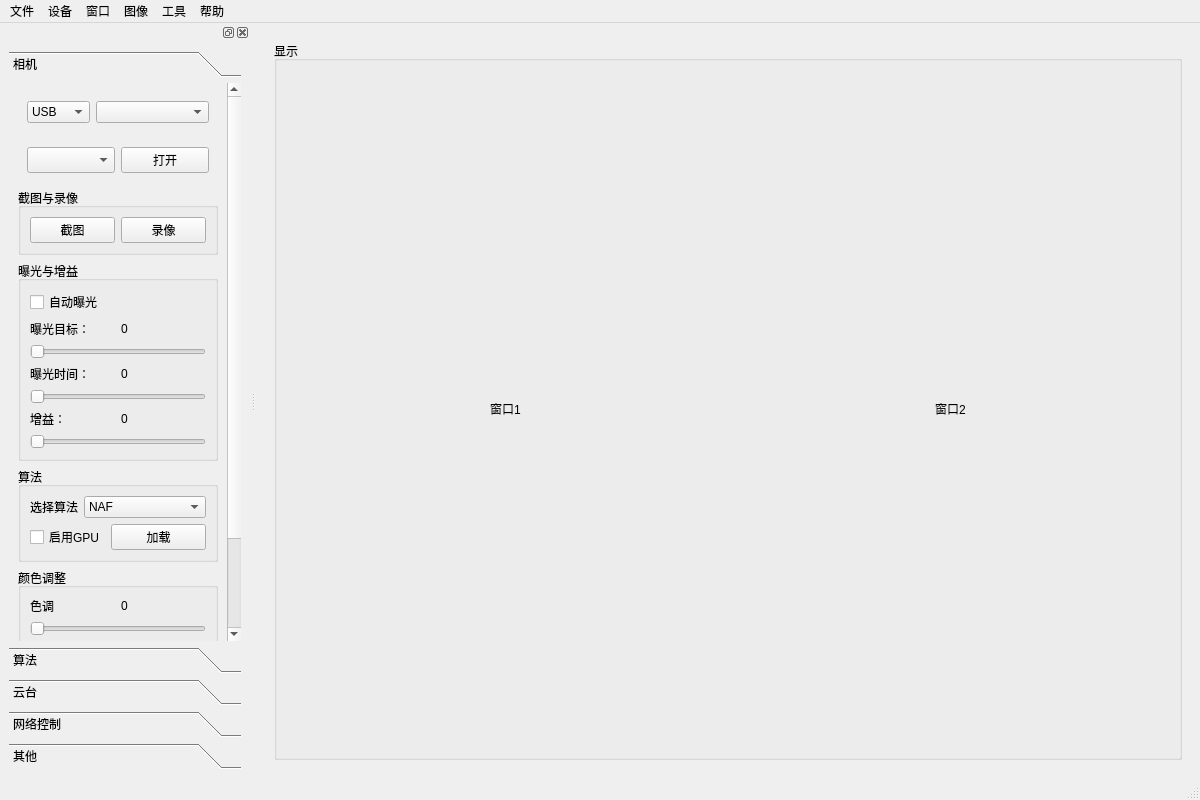
<?xml version="1.0" encoding="UTF-8"?>
<ui version="4.0">
 <class>MainWindow</class>
 <widget class="QMainWindow" name="MainWindow">
  <property name="geometry">
   <rect>
    <x>0</x>
    <y>0</y>
    <width>1200</width>
    <height>800</height>
   </rect>
  </property>
  <property name="minimumSize">
   <size>
    <width>576</width>
    <height>324</height>
   </size>
  </property>
  <property name="windowTitle">
   <string>ToupView_Camera</string>
  </property>
  <widget class="QWidget" name="centralwidget">
   <layout class="QHBoxLayout" name="horizontalLayout_2">
    <item>
     <widget class="QWidget" name="widget_1" native="true">
      <property name="sizePolicy">
       <sizepolicy hsizetype="Preferred" vsizetype="Preferred">
        <horstretch>0</horstretch>
        <verstretch>0</verstretch>
       </sizepolicy>
      </property>
      <layout class="QVBoxLayout" name="verticalLayout_2">
       <item>
        <widget class="QGroupBox" name="groupBox_7">
         <property name="sizePolicy">
          <sizepolicy hsizetype="Preferred" vsizetype="MinimumExpanding">
           <horstretch>0</horstretch>
           <verstretch>0</verstretch>
          </sizepolicy>
         </property>
         <property name="title">
          <string>显示</string>
         </property>
         <layout class="QHBoxLayout" name="horizontalLayout">
          <item>
           <widget class="QLabel" name="m_lbl_display1">
            <property name="text">
             <string>窗口1</string>
            </property>
            <property name="alignment">
             <set>Qt::AlignCenter</set>
            </property>
           </widget>
          </item>
          <item>
           <widget class="QLabel" name="m_lbl_display2">
            <property name="sizePolicy">
             <sizepolicy hsizetype="Preferred" vsizetype="MinimumExpanding">
              <horstretch>0</horstretch>
              <verstretch>0</verstretch>
             </sizepolicy>
            </property>
            <property name="text">
             <string>窗口2</string>
            </property>
            <property name="alignment">
             <set>Qt::AlignCenter</set>
            </property>
           </widget>
          </item>
         </layout>
        </widget>
       </item>
      </layout>
     </widget>
    </item>
   </layout>
  </widget>
  <widget class="QMenuBar" name="menubar">
   <property name="geometry">
    <rect>
     <x>0</x>
     <y>0</y>
     <width>1200</width>
     <height>17</height>
    </rect>
   </property>
   <widget class="QMenu" name="menu">
    <property name="title">
     <string>文件</string>
    </property>
    <addaction name="action_open_image"/>
    <addaction name="separator"/>
    <addaction name="action_save"/>
    <addaction name="separator"/>
    <addaction name="action_exit"/>
   </widget>
   <widget class="QMenu" name="menu_2">
    <property name="title">
     <string>帮助</string>
    </property>
    <addaction name="action_about"/>
   </widget>
   <widget class="QMenu" name="menu_3">
    <property name="title">
     <string>设备</string>
    </property>
   </widget>
   <widget class="QMenu" name="menu_4">
    <property name="title">
     <string>图像</string>
    </property>
    <addaction name="actionsnap"/>
   </widget>
   <widget class="QMenu" name="menu_5">
    <property name="title">
     <string>窗口</string>
    </property>
    <addaction name="action_camera"/>
    <addaction name="action_maxscreen"/>
    <addaction name="action_fullscreen"/>
    <addaction name="action_normal"/>
   </widget>
   <widget class="QMenu" name="menu_6">
    <property name="title">
     <string>工具</string>
    </property>
   </widget>
   <addaction name="menu"/>
   <addaction name="menu_3"/>
   <addaction name="menu_5"/>
   <addaction name="menu_4"/>
   <addaction name="menu_6"/>
   <addaction name="menu_2"/>
  </widget>
  <widget class="QStatusBar" name="statusbar"/>
  <widget class="QDockWidget" name="dockWidget_2">
   <property name="sizePolicy">
    <sizepolicy hsizetype="Expanding" vsizetype="Expanding">
     <horstretch>0</horstretch>
     <verstretch>0</verstretch>
    </sizepolicy>
   </property>
   <property name="minimumSize">
    <size>
     <width>250</width>
     <height>216</height>
    </size>
   </property>
   <property name="contextMenuPolicy">
    <enum>Qt::ActionsContextMenu</enum>
   </property>
   <attribute name="dockWidgetArea">
    <number>1</number>
   </attribute>
   <widget class="QWidget" name="dockWidgetContents_2">
    <layout class="QGridLayout" name="gridLayout_6">
     <item row="0" column="1">
      <widget class="QToolBox" name="toolBox">
       <property name="sizePolicy">
        <sizepolicy hsizetype="Expanding" vsizetype="Preferred">
         <horstretch>0</horstretch>
         <verstretch>0</verstretch>
        </sizepolicy>
       </property>
       <property name="currentIndex">
        <number>0</number>
       </property>
       <widget class="QWidget" name="page_7">
        <property name="geometry">
         <rect>
          <x>0</x>
          <y>0</y>
          <width>222</width>
          <height>602</height>
         </rect>
        </property>
        <attribute name="label">
         <string>相机</string>
        </attribute>
        <layout class="QVBoxLayout" name="verticalLayout_4">
         <item>
          <widget class="QWidget" name="widget_7" native="true">
           <layout class="QHBoxLayout" name="horizontalLayout_14">
            <item>
             <widget class="QComboBox" name="m_cbx_camera_type">
              <property name="sizePolicy">
               <sizepolicy hsizetype="Expanding" vsizetype="Preferred">
                <horstretch>1</horstretch>
                <verstretch>0</verstretch>
               </sizepolicy>
              </property>
              <item>
               <property name="text">
                <string>USB</string>
               </property>
              </item>
              <item>
               <property name="text">
                <string>TOUP</string>
               </property>
              </item>
             </widget>
            </item>
            <item>
             <widget class="QComboBox" name="m_cbx_camera_list">
              <property name="sizePolicy">
               <sizepolicy hsizetype="Expanding" vsizetype="Preferred">
                <horstretch>3</horstretch>
                <verstretch>0</verstretch>
               </sizepolicy>
              </property>
             </widget>
            </item>
           </layout>
          </widget>
         </item>
         <item>
          <widget class="QWidget" name="widget_2" native="true">
           <layout class="QHBoxLayout" name="horizontalLayout_13">
            <item>
             <widget class="QComboBox" name="comboBox">
              <property name="sizePolicy">
               <sizepolicy hsizetype="Preferred" vsizetype="Preferred">
                <horstretch>2</horstretch>
                <verstretch>0</verstretch>
               </sizepolicy>
              </property>
             </widget>
            </item>
            <item>
             <widget class="QPushButton" name="m_btn_open_camera">
              <property name="sizePolicy">
               <sizepolicy hsizetype="Preferred" vsizetype="Preferred">
                <horstretch>2</horstretch>
                <verstretch>0</verstretch>
               </sizepolicy>
              </property>
              <property name="text">
               <string>打开</string>
              </property>
              <property name="checkable">
               <bool>true</bool>
              </property>
              <property name="checked">
               <bool>false</bool>
              </property>
             </widget>
            </item>
           </layout>
          </widget>
         </item>
         <item>
          <widget class="QGroupBox" name="groupBox">
           <property name="sizePolicy">
            <sizepolicy hsizetype="Minimum" vsizetype="Fixed">
             <horstretch>0</horstretch>
             <verstretch>0</verstretch>
            </sizepolicy>
           </property>
           <property name="title">
            <string>截图与录像</string>
           </property>
           <layout class="QHBoxLayout" name="horizontalLayout_3">
            <item>
             <widget class="QPushButton" name="pushButton_2">
              <property name="sizePolicy">
               <sizepolicy hsizetype="Minimum" vsizetype="Fixed">
                <horstretch>0</horstretch>
                <verstretch>0</verstretch>
               </sizepolicy>
              </property>
              <property name="text">
               <string>截图</string>
              </property>
             </widget>
            </item>
            <item>
             <widget class="QPushButton" name="pushButton_3">
              <property name="sizePolicy">
               <sizepolicy hsizetype="Preferred" vsizetype="Fixed">
                <horstretch>0</horstretch>
                <verstretch>0</verstretch>
               </sizepolicy>
              </property>
              <property name="text">
               <string>录像</string>
              </property>
              <property name="checkable">
               <bool>true</bool>
              </property>
             </widget>
            </item>
           </layout>
          </widget>
         </item>
         <item>
          <widget class="QGroupBox" name="groupBox_3">
           <property name="sizePolicy">
            <sizepolicy hsizetype="Expanding" vsizetype="Preferred">
             <horstretch>0</horstretch>
             <verstretch>0</verstretch>
            </sizepolicy>
           </property>
           <property name="title">
            <string>曝光与增益</string>
           </property>
           <layout class="QGridLayout" name="gridLayout_3">
            <item row="0" column="0">
             <widget class="QCheckBox" name="checkBox">
              <property name="text">
               <string>自动曝光</string>
              </property>
             </widget>
            </item>
            <item row="8" column="0">
             <widget class="QSlider" name="horizontalSlider_2">
              <property name="orientation">
               <enum>Qt::Horizontal</enum>
              </property>
             </widget>
            </item>
            <item row="5" column="0">
             <widget class="QSlider" name="horizontalSlider">
              <property name="orientation">
               <enum>Qt::Horizontal</enum>
              </property>
             </widget>
            </item>
            <item row="11" column="0">
             <widget class="QSlider" name="horizontalSlider_3">
              <property name="orientation">
               <enum>Qt::Horizontal</enum>
              </property>
             </widget>
            </item>
            <item row="2" column="0">
             <layout class="QHBoxLayout" name="horizontalLayout_4">
              <item>
               <widget class="QLabel" name="label_2">
                <property name="text">
                 <string>曝光目标：</string>
                </property>
               </widget>
              </item>
              <item>
               <widget class="QLabel" name="label_6">
                <property name="text">
                 <string>0</string>
                </property>
               </widget>
              </item>
             </layout>
            </item>
            <item row="6" column="0">
             <layout class="QHBoxLayout" name="horizontalLayout_5">
              <item>
               <widget class="QLabel" name="label_3">
                <property name="text">
                 <string>曝光时间：</string>
                </property>
               </widget>
              </item>
              <item>
               <widget class="QLabel" name="label_5">
                <property name="text">
                 <string>0</string>
                </property>
               </widget>
              </item>
             </layout>
            </item>
            <item row="9" column="0">
             <layout class="QHBoxLayout" name="horizontalLayout_6">
              <item>
               <widget class="QLabel" name="label_4">
                <property name="text">
                 <string>增益：</string>
                </property>
               </widget>
              </item>
              <item>
               <widget class="QLabel" name="label">
                <property name="text">
                 <string>0</string>
                </property>
               </widget>
              </item>
             </layout>
            </item>
           </layout>
          </widget>
         </item>
         <item>
          <widget class="QGroupBox" name="groupBox_6">
           <property name="title">
            <string>算法</string>
           </property>
           <layout class="QVBoxLayout" name="verticalLayout_9">
            <item>
             <layout class="QHBoxLayout" name="horizontalLayout_15">
              <item>
               <widget class="QLabel" name="label_13">
                <property name="sizePolicy">
                 <sizepolicy hsizetype="Preferred" vsizetype="Preferred">
                  <horstretch>1</horstretch>
                  <verstretch>0</verstretch>
                 </sizepolicy>
                </property>
                <property name="text">
                 <string>选择算法</string>
                </property>
               </widget>
              </item>
              <item>
               <widget class="QComboBox" name="comboBox_2">
                <property name="sizePolicy">
                 <sizepolicy hsizetype="Preferred" vsizetype="Fixed">
                  <horstretch>3</horstretch>
                  <verstretch>0</verstretch>
                 </sizepolicy>
                </property>
                <item>
                 <property name="text">
                  <string>NAF</string>
                 </property>
                </item>
                <item>
                 <property name="text">
                  <string>FP</string>
                 </property>
                </item>
                <item>
                 <property name="text">
                  <string>算法3</string>
                 </property>
                </item>
               </widget>
              </item>
             </layout>
            </item>
            <item>
             <layout class="QHBoxLayout" name="horizontalLayout_12" stretch="0,0">
              <item>
               <widget class="QCheckBox" name="checkBox_4">
                <property name="sizePolicy">
                 <sizepolicy hsizetype="Minimum" vsizetype="Fixed">
                  <horstretch>1</horstretch>
                  <verstretch>0</verstretch>
                 </sizepolicy>
                </property>
                <property name="text">
                 <string>启用GPU</string>
                </property>
               </widget>
              </item>
              <item>
               <widget class="QPushButton" name="m_btn_load_algorithm">
                <property name="sizePolicy">
                 <sizepolicy hsizetype="Minimum" vsizetype="Fixed">
                  <horstretch>3</horstretch>
                  <verstretch>0</verstretch>
                 </sizepolicy>
                </property>
                <property name="text">
                 <string>加载</string>
                </property>
                <property name="checkable">
                 <bool>true</bool>
                </property>
               </widget>
              </item>
             </layout>
            </item>
           </layout>
          </widget>
         </item>
         <item>
          <widget class="QGroupBox" name="groupBox_4">
           <property name="title">
            <string>颜色调整</string>
           </property>
           <layout class="QVBoxLayout" name="verticalLayout_8">
            <item>
             <layout class="QHBoxLayout" name="horizontalLayout_8">
              <item>
               <widget class="QLabel" name="label_7">
                <property name="text">
                 <string>色调</string>
                </property>
               </widget>
              </item>
              <item>
               <widget class="QLabel" name="label_8">
                <property name="text">
                 <string>0</string>
                </property>
               </widget>
              </item>
             </layout>
            </item>
            <item>
             <widget class="QSlider" name="horizontalSlider_4">
              <property name="maximum">
               <number>179</number>
              </property>
              <property name="orientation">
               <enum>Qt::Horizontal</enum>
              </property>
             </widget>
            </item>
            <item>
             <layout class="QHBoxLayout" name="horizontalLayout_10">
              <item>
               <widget class="QLabel" name="label_10">
                <property name="text">
                 <string>饱和度</string>
                </property>
               </widget>
              </item>
              <item>
               <widget class="QLabel" name="label_9">
                <property name="text">
                 <string>0</string>
                </property>
               </widget>
              </item>
             </layout>
            </item>
            <item>
             <widget class="QSlider" name="horizontalSlider_5">
              <property name="maximum">
               <number>255</number>
              </property>
              <property name="orientation">
               <enum>Qt::Horizontal</enum>
              </property>
             </widget>
            </item>
            <item>
             <layout class="QHBoxLayout" name="horizontalLayout_11">
              <item>
               <widget class="QLabel" name="label_11">
                <property name="text">
                 <string>对比度</string>
                </property>
               </widget>
              </item>
              <item>
               <widget class="QLabel" name="label_12">
                <property name="text">
                 <string>0</string>
                </property>
               </widget>
              </item>
             </layout>
            </item>
            <item>
             <widget class="QSlider" name="horizontalSlider_6">
              <property name="minimum">
               <number>-1</number>
              </property>
              <property name="maximum">
               <number>1</number>
              </property>
              <property name="singleStep">
               <number>0</number>
              </property>
              <property name="value">
               <number>0</number>
              </property>
              <property name="orientation">
               <enum>Qt::Horizontal</enum>
              </property>
             </widget>
            </item>
           </layout>
          </widget>
         </item>
         <item>
          <widget class="QWidget" name="widget" native="true">
           <property name="sizePolicy">
            <sizepolicy hsizetype="Preferred" vsizetype="Expanding">
             <horstretch>0</horstretch>
             <verstretch>0</verstretch>
            </sizepolicy>
           </property>
          </widget>
         </item>
        </layout>
       </widget>
       <widget class="QWidget" name="page_6">
        <property name="geometry">
         <rect>
          <x>0</x>
          <y>0</y>
          <width>175</width>
          <height>329</height>
         </rect>
        </property>
        <attribute name="label">
         <string>算法</string>
        </attribute>
        <layout class="QVBoxLayout" name="verticalLayout_10">
         <item>
          <widget class="QGroupBox" name="groupBox_2">
           <property name="title">
            <string>白平衡</string>
           </property>
           <layout class="QVBoxLayout" name="verticalLayout_5">
            <item>
             <widget class="QPushButton" name="pushButton_4">
              <property name="text">
               <string>PushButton</string>
              </property>
             </widget>
            </item>
            <item>
             <widget class="QPushButton" name="pushButton">
              <property name="text">
               <string>打开窗口</string>
              </property>
             </widget>
            </item>
            <item>
             <widget class="QPushButton" name="m_btn_open_camera_3">
              <property name="sizePolicy">
               <sizepolicy hsizetype="Preferred" vsizetype="Fixed">
                <horstretch>0</horstretch>
                <verstretch>0</verstretch>
               </sizepolicy>
              </property>
              <property name="text">
               <string>打开图像</string>
              </property>
              <property name="checkable">
               <bool>true</bool>
              </property>
              <property name="checked">
               <bool>false</bool>
              </property>
             </widget>
            </item>
           </layout>
          </widget>
         </item>
         <item>
          <widget class="QGroupBox" name="groupBox_5">
           <property name="sizePolicy">
            <sizepolicy hsizetype="Preferred" vsizetype="Fixed">
             <horstretch>0</horstretch>
             <verstretch>0</verstretch>
            </sizepolicy>
           </property>
           <property name="title">
            <string>翻转</string>
           </property>
           <layout class="QGridLayout" name="gridLayout_4">
            <item row="0" column="1">
             <widget class="QCheckBox" name="checkBox_3">
              <property name="text">
               <string>垂直</string>
              </property>
             </widget>
            </item>
            <item row="0" column="0">
             <widget class="QCheckBox" name="checkBox_2">
              <property name="text">
               <string>水平</string>
              </property>
             </widget>
            </item>
            <item row="1" column="0">
             <widget class="QPushButton" name="pushButton_5">
              <property name="text">
               <string>旋转</string>
              </property>
              <property name="checkable">
               <bool>true</bool>
              </property>
             </widget>
            </item>
            <item row="1" column="1">
             <widget class="QSlider" name="horizontalSlider_7">
              <property name="minimum">
               <number>-180</number>
              </property>
              <property name="maximum">
               <number>180</number>
              </property>
              <property name="value">
               <number>0</number>
              </property>
              <property name="orientation">
               <enum>Qt::Horizontal</enum>
              </property>
              <property name="tickPosition">
               <enum>QSlider::TicksBelow</enum>
              </property>
              <property name="tickInterval">
               <number>90</number>
              </property>
             </widget>
            </item>
           </layout>
          </widget>
         </item>
         <item>
          <widget class="QGroupBox" name="groupBox_9">
           <property name="title">
            <string>目标跟踪</string>
           </property>
           <layout class="QVBoxLayout" name="verticalLayout_7">
            <item>
             <widget class="QPushButton" name="m_btn_search">
              <property name="text">
               <string>搜索</string>
              </property>
             </widget>
            </item>
            <item>
             <layout class="QHBoxLayout" name="horizontalLayout_17">
              <item>
               <widget class="QLabel" name="label_14">
                <property name="sizePolicy">
                 <sizepolicy hsizetype="Preferred" vsizetype="Fixed">
                  <horstretch>1</horstretch>
                  <verstretch>0</verstretch>
                 </sizepolicy>
                </property>
                <property name="text">
                 <string>FPS</string>
                </property>
                <property name="alignment">
                 <set>Qt::AlignCenter</set>
                </property>
               </widget>
              </item>
              <item>
               <widget class="QLineEdit" name="lineEdit_FPS">
                <property name="sizePolicy">
                 <sizepolicy hsizetype="Preferred" vsizetype="Fixed">
                  <horstretch>2</horstretch>
                  <verstretch>0</verstretch>
                 </sizepolicy>
                </property>
                <property name="text">
                 <string>30</string>
                </property>
               </widget>
              </item>
              <item>
               <widget class="QPushButton" name="pushButton_6">
                <property name="text">
                 <string>设置</string>
                </property>
               </widget>
              </item>
             </layout>
            </item>
           </layout>
          </widget>
         </item>
         <item>
          <widget class="QFrame" name="frame">
           <property name="sizePolicy">
            <sizepolicy hsizetype="Preferred" vsizetype="Expanding">
             <horstretch>0</horstretch>
             <verstretch>0</verstretch>
            </sizepolicy>
           </property>
           <property name="frameShape">
            <enum>QFrame::StyledPanel</enum>
           </property>
           <property name="frameShadow">
            <enum>QFrame::Raised</enum>
           </property>
           <layout class="QHBoxLayout" name="horizontalLayout_9"/>
          </widget>
         </item>
        </layout>
       </widget>
       <widget class="QWidget" name="page_5">
        <property name="geometry">
         <rect>
          <x>0</x>
          <y>0</y>
          <width>185</width>
          <height>318</height>
         </rect>
        </property>
        <attribute name="label">
         <string>云台</string>
        </attribute>
        <layout class="QVBoxLayout" name="verticalLayout_11">
         <item>
          <widget class="QGroupBox" name="groupBox_21">
           <property name="sizePolicy">
            <sizepolicy hsizetype="Expanding" vsizetype="Fixed">
             <horstretch>0</horstretch>
             <verstretch>2</verstretch>
            </sizepolicy>
           </property>
           <property name="minimumSize">
            <size>
             <width>0</width>
             <height>0</height>
            </size>
           </property>
           <property name="title">
            <string>手动控制</string>
           </property>
           <layout class="QVBoxLayout" name="verticalLayout_13" stretch="0,0,0">
            <item>
             <layout class="QHBoxLayout" name="horizontalLayout_18">
              <item>
               <widget class="QComboBox" name="m_cbx_serial_port_list">
                <property name="sizePolicy">
                 <sizepolicy hsizetype="Preferred" vsizetype="Fixed">
                  <horstretch>3</horstretch>
                  <verstretch>0</verstretch>
                 </sizepolicy>
                </property>
               </widget>
              </item>
              <item>
               <widget class="QPushButton" name="m_btn_open_serial_port">
                <property name="sizePolicy">
                 <sizepolicy hsizetype="Minimum" vsizetype="Fixed">
                  <horstretch>1</horstretch>
                  <verstretch>0</verstretch>
                 </sizepolicy>
                </property>
                <property name="text">
                 <string>打开</string>
                </property>
                <property name="checkable">
                 <bool>true</bool>
                </property>
               </widget>
              </item>
             </layout>
            </item>
            <item>
             <layout class="QHBoxLayout" name="horizontalLayout_21">
              <item>
               <widget class="QLabel" name="label_15">
                <property name="sizePolicy">
                 <sizepolicy hsizetype="Expanding" vsizetype="Fixed">
                  <horstretch>1</horstretch>
                  <verstretch>0</verstretch>
                 </sizepolicy>
                </property>
                <property name="text">
                 <string>1#</string>
                </property>
                <property name="alignment">
                 <set>Qt::AlignRight|Qt::AlignTrailing|Qt::AlignVCenter</set>
                </property>
               </widget>
              </item>
              <item>
               <widget class="QSlider" name="m_slder_steer1">
                <property name="sizePolicy">
                 <sizepolicy hsizetype="Expanding" vsizetype="Fixed">
                  <horstretch>8</horstretch>
                  <verstretch>0</verstretch>
                 </sizepolicy>
                </property>
                <property name="minimum">
                 <number>45</number>
                </property>
                <property name="maximum">
                 <number>225</number>
                </property>
                <property name="singleStep">
                 <number>10</number>
                </property>
                <property name="pageStep">
                 <number>18</number>
                </property>
                <property name="value">
                 <number>135</number>
                </property>
                <property name="orientation">
                 <enum>Qt::Horizontal</enum>
                </property>
                <property name="tickPosition">
                 <enum>QSlider::TicksBothSides</enum>
                </property>
               </widget>
              </item>
              <item>
               <widget class="QLabel" name="m_lbl_slider1_value">
                <property name="sizePolicy">
                 <sizepolicy hsizetype="Expanding" vsizetype="Fixed">
                  <horstretch>1</horstretch>
                  <verstretch>0</verstretch>
                 </sizepolicy>
                </property>
                <property name="minimumSize">
                 <size>
                  <width>0</width>
                  <height>0</height>
                 </size>
                </property>
                <property name="lineWidth">
                 <number>3</number>
                </property>
                <property name="text">
                 <string>0</string>
                </property>
                <property name="alignment">
                 <set>Qt::AlignLeading|Qt::AlignLeft|Qt::AlignVCenter</set>
                </property>
               </widget>
              </item>
             </layout>
            </item>
            <item>
             <layout class="QHBoxLayout" name="horizontalLayout_22">
              <item>
               <widget class="QLabel" name="label_16">
                <property name="sizePolicy">
                 <sizepolicy hsizetype="Expanding" vsizetype="Fixed">
                  <horstretch>1</horstretch>
                  <verstretch>0</verstretch>
                 </sizepolicy>
                </property>
                <property name="text">
                 <string>2#</string>
                </property>
                <property name="alignment">
                 <set>Qt::AlignRight|Qt::AlignTrailing|Qt::AlignVCenter</set>
                </property>
               </widget>
              </item>
              <item>
               <widget class="QSlider" name="m_slder_steer2">
                <property name="sizePolicy">
                 <sizepolicy hsizetype="Expanding" vsizetype="Fixed">
                  <horstretch>8</horstretch>
                  <verstretch>0</verstretch>
                 </sizepolicy>
                </property>
                <property name="minimum">
                 <number>0</number>
                </property>
                <property name="maximum">
                 <number>270</number>
                </property>
                <property name="singleStep">
                 <number>10</number>
                </property>
                <property name="pageStep">
                 <number>18</number>
                </property>
                <property name="value">
                 <number>135</number>
                </property>
                <property name="sliderPosition">
                 <number>135</number>
                </property>
                <property name="orientation">
                 <enum>Qt::Horizontal</enum>
                </property>
                <property name="tickPosition">
                 <enum>QSlider::TicksBothSides</enum>
                </property>
               </widget>
              </item>
              <item>
               <widget class="QLabel" name="m_lbl_slider2_value">
                <property name="sizePolicy">
                 <sizepolicy hsizetype="Expanding" vsizetype="Fixed">
                  <horstretch>1</horstretch>
                  <verstretch>0</verstretch>
                 </sizepolicy>
                </property>
                <property name="lineWidth">
                 <number>3</number>
                </property>
                <property name="text">
                 <string>0</string>
                </property>
                <property name="alignment">
                 <set>Qt::AlignLeading|Qt::AlignLeft|Qt::AlignVCenter</set>
                </property>
               </widget>
              </item>
             </layout>
            </item>
           </layout>
          </widget>
         </item>
         <item>
          <widget class="QGroupBox" name="groupBox_02">
           <property name="sizePolicy">
            <sizepolicy hsizetype="Preferred" vsizetype="Fixed">
             <horstretch>0</horstretch>
             <verstretch>0</verstretch>
            </sizepolicy>
           </property>
           <property name="title">
            <string>测试区</string>
           </property>
           <property name="alignment">
            <set>Qt::AlignLeading|Qt::AlignLeft|Qt::AlignTop</set>
           </property>
           <layout class="QVBoxLayout" name="verticalLayout_14" stretch="0,0,0,0">
            <item>
             <layout class="QHBoxLayout" name="horizontalLayout_021">
              <item>
               <widget class="QLabel" name="label_17">
                <property name="sizePolicy">
                 <sizepolicy hsizetype="Expanding" vsizetype="Expanding">
                  <horstretch>2</horstretch>
                  <verstretch>0</verstretch>
                 </sizepolicy>
                </property>
                <property name="text">
                 <string>设备号</string>
                </property>
               </widget>
              </item>
              <item>
               <widget class="QComboBox" name="m_cbx_device_list">
                <property name="sizePolicy">
                 <sizepolicy hsizetype="Expanding" vsizetype="Expanding">
                  <horstretch>3</horstretch>
                  <verstretch>0</verstretch>
                 </sizepolicy>
                </property>
                <item>
                 <property name="text">
                  <string>1</string>
                 </property>
                </item>
                <item>
                 <property name="text">
                  <string>2</string>
                 </property>
                </item>
                <item>
                 <property name="text">
                  <string>3</string>
                 </property>
                </item>
                <item>
                 <property name="text">
                  <string>4</string>
                 </property>
                </item>
               </widget>
              </item>
             </layout>
            </item>
            <item>
             <layout class="QHBoxLayout" name="horizontalLayout_022">
              <item>
               <widget class="QLabel" name="label_18">
                <property name="sizePolicy">
                 <sizepolicy hsizetype="Expanding" vsizetype="Expanding">
                  <horstretch>2</horstretch>
                  <verstretch>0</verstretch>
                 </sizepolicy>
                </property>
                <property name="text">
                 <string>Times</string>
                </property>
               </widget>
              </item>
              <item>
               <widget class="QLineEdit" name="m_line_serial_port_times">
                <property name="sizePolicy">
                 <sizepolicy hsizetype="Expanding" vsizetype="Expanding">
                  <horstretch>3</horstretch>
                  <verstretch>0</verstretch>
                 </sizepolicy>
                </property>
                <property name="text">
                 <string>100</string>
                </property>
               </widget>
              </item>
             </layout>
            </item>
            <item>
             <layout class="QHBoxLayout" name="horizontalLayout_023">
              <item>
               <widget class="QLabel" name="label_19">
                <property name="sizePolicy">
                 <sizepolicy hsizetype="Expanding" vsizetype="Expanding">
                  <horstretch>2</horstretch>
                  <verstretch>0</verstretch>
                 </sizepolicy>
                </property>
                <property name="text">
                 <string>角度</string>
                </property>
               </widget>
              </item>
              <item>
               <widget class="QLineEdit" name="m_line_angle">
                <property name="sizePolicy">
                 <sizepolicy hsizetype="Expanding" vsizetype="Expanding">
                  <horstretch>3</horstretch>
                  <verstretch>0</verstretch>
                 </sizepolicy>
                </property>
                <property name="text">
                 <string>135</string>
                </property>
               </widget>
              </item>
             </layout>
            </item>
            <item>
             <layout class="QHBoxLayout" name="horizontalLayout_024">
              <item>
               <widget class="QPushButton" name="m_btn_serial_port_send">
                <property name="sizePolicy">
                 <sizepolicy hsizetype="Expanding" vsizetype="Expanding">
                  <horstretch>2</horstretch>
                  <verstretch>0</verstretch>
                 </sizepolicy>
                </property>
                <property name="text">
                 <string>发送</string>
                </property>
               </widget>
              </item>
             </layout>
            </item>
           </layout>
          </widget>
         </item>
         <item>
          <widget class="QWidget" name="widget_3" native="true">
           <property name="sizePolicy">
            <sizepolicy hsizetype="Preferred" vsizetype="Expanding">
             <horstretch>0</horstretch>
             <verstretch>0</verstretch>
            </sizepolicy>
           </property>
           <layout class="QGridLayout" name="gridLayout"/>
          </widget>
         </item>
        </layout>
       </widget>
       <widget class="QWidget" name="page_3">
        <property name="geometry">
         <rect>
          <x>0</x>
          <y>0</y>
          <width>129</width>
          <height>305</height>
         </rect>
        </property>
        <attribute name="label">
         <string>网络控制</string>
        </attribute>
        <layout class="QVBoxLayout" name="verticalLayout_20">
         <item>
          <widget class="QGroupBox" name="groupBox_13">
           <property name="title">
            <string>网络控制</string>
           </property>
           <layout class="QVBoxLayout" name="verticalLayout_19">
            <item>
             <layout class="QHBoxLayout" name="horizontalLayout_19">
              <item>
               <widget class="QComboBox" name="m_ipComboBox">
                <property name="sizePolicy">
                 <sizepolicy hsizetype="Preferred" vsizetype="Fixed">
                  <horstretch>3</horstretch>
                  <verstretch>0</verstretch>
                 </sizepolicy>
                </property>
               </widget>
              </item>
              <item>
               <widget class="QLineEdit" name="m_line_port">
                <property name="sizePolicy">
                 <sizepolicy hsizetype="Expanding" vsizetype="Fixed">
                  <horstretch>1</horstretch>
                  <verstretch>0</verstretch>
                 </sizepolicy>
                </property>
                <property name="text">
                 <string>10086</string>
                </property>
               </widget>
              </item>
             </layout>
            </item>
            <item>
             <widget class="QPushButton" name="m_btn_open_web_socket">
              <property name="text">
               <string>打开</string>
              </property>
             </widget>
            </item>
           </layout>
          </widget>
         </item>
         <item>
          <widget class="QLabel" name="label_20">
           <property name="text">
            <string>接收信息</string>
           </property>
          </widget>
         </item>
         <item>
          <widget class="QTextBrowser" name="textBrowser"/>
         </item>
         <item>
          <widget class="QPlainTextEdit" name="plainTextEdit"/>
         </item>
         <item>
          <widget class="QComboBox" name="comboBox_4"/>
         </item>
         <item>
          <widget class="QPushButton" name="pushButton_9">
           <property name="text">
            <string>发送</string>
           </property>
          </widget>
         </item>
         <item>
          <widget class="QWidget" name="widget_4" native="true">
           <property name="sizePolicy">
            <sizepolicy hsizetype="Preferred" vsizetype="Expanding">
             <horstretch>0</horstretch>
             <verstretch>0</verstretch>
            </sizepolicy>
           </property>
          </widget>
         </item>
        </layout>
       </widget>
       <widget class="QWidget" name="page_4">
        <property name="geometry">
         <rect>
          <x>0</x>
          <y>0</y>
          <width>98</width>
          <height>95</height>
         </rect>
        </property>
        <attribute name="label">
         <string>其他</string>
        </attribute>
        <layout class="QVBoxLayout" name="verticalLayout">
         <item>
          <widget class="QGroupBox" name="groupBox_8">
           <property name="title">
            <string>窗口样式</string>
           </property>
           <layout class="QVBoxLayout" name="verticalLayout_3">
            <item>
             <widget class="QComboBox" name="comboBox_3"/>
            </item>
           </layout>
          </widget>
         </item>
         <item>
          <widget class="QWidget" name="widget_5" native="true">
           <property name="sizePolicy">
            <sizepolicy hsizetype="Preferred" vsizetype="Expanding">
             <horstretch>0</horstretch>
             <verstretch>0</verstretch>
            </sizepolicy>
           </property>
          </widget>
         </item>
        </layout>
       </widget>
      </widget>
     </item>
    </layout>
   </widget>
  </widget>
  <action name="action_open_image">
   <property name="text">
    <string>打开图像</string>
   </property>
   <property name="shortcut">
    <string>Ctrl+O</string>
   </property>
  </action>
  <action name="action_save">
   <property name="text">
    <string>保存</string>
   </property>
   <property name="shortcut">
    <string>Ctrl+S</string>
   </property>
  </action>
  <action name="action_exit">
   <property name="icon">
    <iconset theme="window-close">
     <normaloff>.</normaloff>.</iconset>
   </property>
   <property name="text">
    <string>退出</string>
   </property>
   <property name="shortcut">
    <string>Ctrl+Q</string>
   </property>
  </action>
  <action name="action_about">
   <property name="text">
    <string>关于</string>
   </property>
  </action>
  <action name="action_camera">
   <property name="checkable">
    <bool>true</bool>
   </property>
   <property name="text">
    <string>相机</string>
   </property>
  </action>
  <action name="action_maxscreen">
   <property name="text">
    <string>最大化</string>
   </property>
   <property name="toolTip">
    <string>最大化</string>
   </property>
  </action>
  <action name="action_fullscreen">
   <property name="text">
    <string>全屏</string>
   </property>
   <property name="toolTip">
    <string>全屏</string>
   </property>
   <property name="shortcut">
    <string>F11</string>
   </property>
  </action>
  <action name="action_normal">
   <property name="text">
    <string>恢复</string>
   </property>
   <property name="toolTip">
    <string>恢复正常窗口</string>
   </property>
  </action>
  <action name="actionsnap">
   <property name="text">
    <string>snap</string>
   </property>
  </action>
 </widget>
 <resources/>
 <connections/>
</ui>
